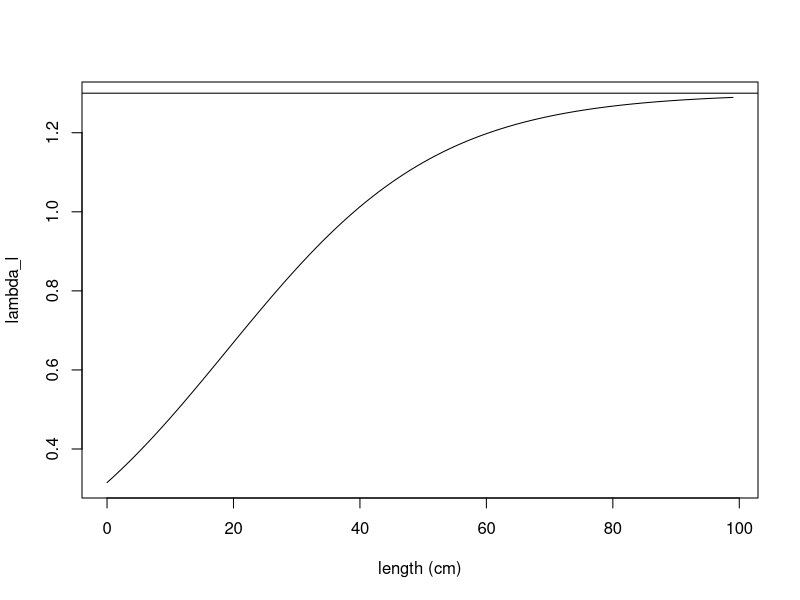
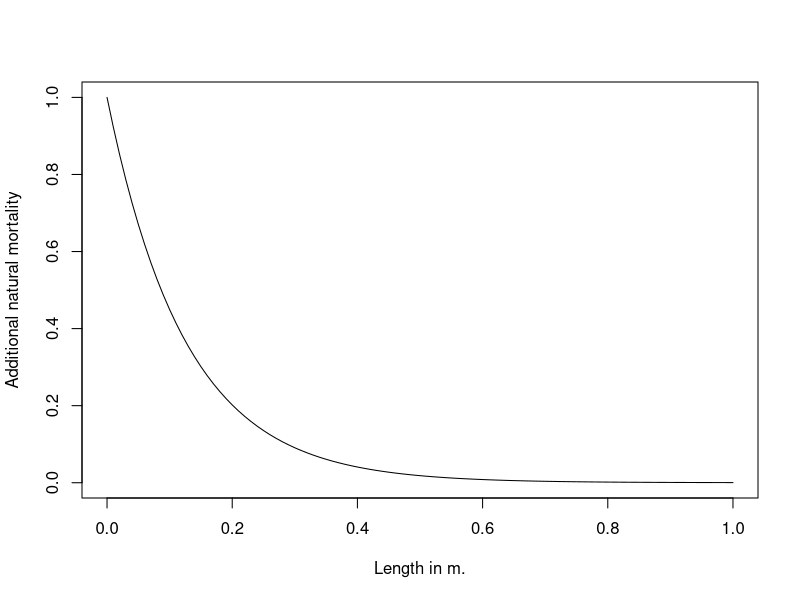
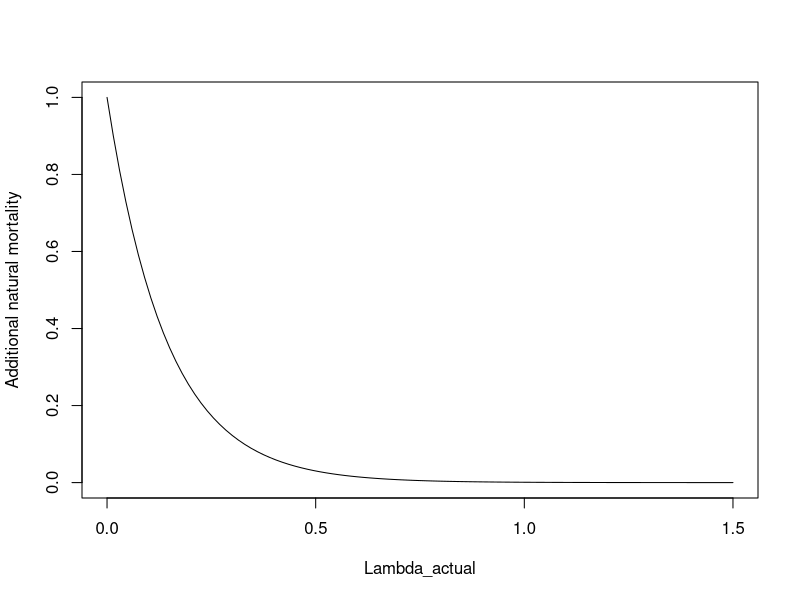
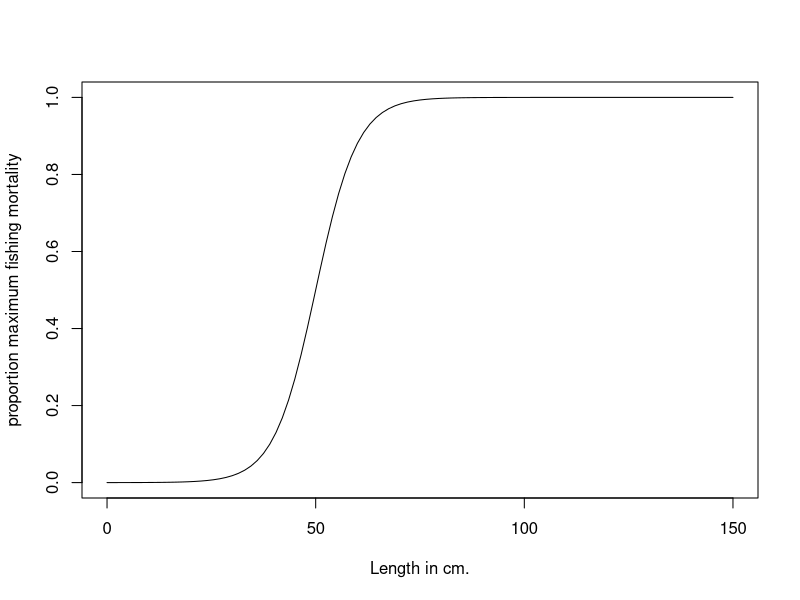

Write the R code that produced these figures, in order. (Note: a time limit stopped this script after it produced the figures.)
## ---- chunk 1
knitr::opts_chunk$set(echo = TRUE)
## ---- chunk 2
ratios <- vector(mode="numeric", length=25)
r =6
# In meters
a_bar = 0.2
lambda_min=0

lambda_max=1.3

for (i in 1:100) {
  ratios[i] <- lambda_min + (lambda_max-lambda_min)*(exp(r*((i/100)-a_bar)))/(1+exp(r*((i/100)-a_bar)))
}
plot(0:(length(ratios)-1), ratios, xlab="length (cm)", ylab="lambda_l", type="l")
abline(h=1.3)
## ---- chunk 3
curve(exp(-8*x), from =0, to=1, xlab="Length in m.", ylab="Additional natural mortality")
curve(exp(-7*x), from =0, to=1.5, xlab="Lambda_actual", ylab="Additional natural mortality")
## ---- chunk 4
curve(1/(1+exp(-0.2*(x - 50))), from =0, to=150, xlab="Length in cm.", ylab="proportion maximum fishing mortality")
## ---- chunk 5
genotype1r = 6
genotype2r = 10
genotype1w = 0.674
genotype2w = 0.674

# Set longevity of the fish species, runtime of the model, and number of distinct genotypes
longevity_days = 9125
# set runtime to any arbitrary desired value, in units of days
runtime_days = 130*365
genotypes = 2
# Setting the length of the timestep in days
timescale= 91.25
# Setting run time and longevity to units of time steps
runtime = round(runtime_days/timescale)
longevity = round(longevity_days/timescale)

# How long to run model for convergence before addition of genetic diversity
# in units of days
add_genotypes = 33440

initialize_pop_matrices <- function(longevity, runtime, genotype) {
  # Initialize matrix of columns (years) and rows (age classes)
  # Multiplied by 3 because we'll be storing cohorts' reproductive biomass and lengths 
  age_dist=matrix(0L, nrow=longevity*3, ncol=runtime+1)
  # Add (arbitrarily) 10000 individuals to age=10 to start with
  age_dist[round(3650/timescale), 1] = 10000
  return(age_dist)
}

# Generate a matrix for each genotype
for (g in 1:genotypes) {
  assign(paste("age_dist_",g,sep=""),initialize_pop_matrices(longevity, runtime, g),envir = .GlobalEnv)
}

# Set parameters
# Need to add density dependence
# The steepness of the increase in the ratio lambda (reversible over structural mass)
r = 6
# The length at which the increasing function of lambda reaches its inflection point
l_bar = 0.2
# Scaling parameter for obtaining structural mass from standard length
c_1 = 5787
# Multiplier for obtaining overall yearly energy intake as a function of structural mass
p_0 = 0.1*timescale
# Exponent for obtaining overall yearly energy intake as a function of structural mass
p_1 = 2/3
# Maximum ratio lambda (reversible over structural mass) a fish can attain over its life
lambda_max = 1.3
# Minimum ratio lambda a fish can attain over its life
lambda_min = 0
# Multiplier for obtaining cost of maintenance of structural mass
c_S = 0.003*timescale
# Multiplier for obtaining cost of maintenance of reversible mass
c_E = 0.0003*timescale
# Efficiency with which energy is converted into reversible mass
e_E = 0.9
# Efficiency with which energy is converted to structural mass
e_S = (1/3)
# Multiplier and exponent for the cost of reproduction (in grams)
r_0 = 6
r_1 = 0.6
# Effectively, reproductive investment (fraction of reversible mass devoted to reproduction)
w= 0.674
# Instantaneous base mortality rate
m = log(0.9995^timescale)*(-1)
# Instantaneous fishing mortality
Fishing = 0
# Ricker
alpha = 8.44e-09
b = 4.43e-15
# Parameter setting size-selection ogive steepness
q_f = 0.2
# Minimum catch size for the species (in meters)
mincatchsize = 0.5
# Total population biomass
b_t=0
# Increased natural mortality rate at E/S = 0 or S = 0 
m_max=log(0.994^timescale)*(-1)
# Egg packing constant
packing = 4.45e6
# Parameter for exponential decline in condition-dependent mortality with improved body condition
z_c=7
# Parameter for exponential decline in predation mortality with increased body length
z_p=8
# Resource density
RD = 300000000
# Consumption with resource density half-saturation constant
K_RD = 1000000
# Variability in resource
sd_RD = 0.1

# GROWTH FUNCTIONS

# For obtaining structural mass
structural_mass <- function(l) {
  return(c_1*(l)^3)
}

# Calculate the instrinsic length-dependent E/S ratio that the fish is trying to attain
intrinsic_lambda <- function(l, l_bar, r, lambda_min, lambda_max) {
  return(lambda_min + (lambda_max-lambda_min)*(exp(r*(l-l_bar)))/(1+exp(r*(l-l_bar))))
}

# Energy intake for the fish per year, dependent on fish structural biomass
size_dependent_energy_intake <- function(S, p_0, p_1) {
  return(p_0*(S)^(p_1)*max(rnorm(1,1,sd=sd_RD),0)*(RD/(K_RD+RD)))
}

# Calculate the cost of the year of maintaining current structural and reversible biomass
maintenance_cost <- function(S, E, c_S, c_E) {
  return(c_S*S + c_E*E)
}

# Function for calculating a new, reduced level of reversible biomass, if net energy intake is negative
negative_p_net <- function(E, p_net, e_E) {
  if (p_net < 0) {
    return(E + (p_net/e_E))}
}

# Calculate the amount of energy needed to raise the R/S ratio to the length-dependent maximum
p_E_raising_lambda <- function(lambda_a, S, E) {
  return((lambda_a*S - E))
}

# Calculating proportion of any remaining energy to be converted to structural mass, to maintain R/S
remaining_energy_allocation <- function(e_S, e_E, lambda_a) {
  return((lambda_a*e_S)/(lambda_a*e_S + e_E))
}

# Obtain R and S for a cohort prior to its reproduction (or failure to reproduce) that year
get_pre_reproductive_size <- function(E_past, l_past, a) {
  S_past = structural_mass(l_past)
  lambda_a = intrinsic_lambda(l_past, l_bar, r, lambda_min, lambda_max)
  p_net = size_dependent_energy_intake(S_past, p_0, p_1) - maintenance_cost(S_past, E_past, c_S, c_E)
  if (p_net < 0) {
    E <- max(0,negative_p_net(E, p_net, e_E))
  }
  if (p_net >= 0 & lambda_a > (E_past/S_past)) {
    # Gives amount of grams needed to raise E/S to lambda_l - not taking efficiency into account yet
    p_E = p_E_raising_lambda(lambda_a, S_past, E_past)
    if ((p_E/e_E - p_net) >=0) {
      E_past = p_net*e_E + E_past
      p_net = 0
    }
    if ((p_E/e_E - p_net) <0) {
      E_past = p_E + E_past
      p_net = p_net - p_E/e_E
    }
  }
  if (p_net >= 0) {
    E = E_past + remaining_energy_allocation(e_S, e_E, lambda_a)*e_E*p_net
    S = S_past + (1-remaining_energy_allocation(e_S, e_E, lambda_a))*e_S*p_net
  }
  l = (S/c_1)^(1/3)
  output <- c(E,l)
  return(output)
}

# REPRODUCTION FUNCTIONS

# Calculate spawning stock biomass
fecundity <- function(ages, t, age_dist, g) {
  # Parameterizing genotypes
  if (t >= round(add_genotypes/timescale)) {
    w=0.674
    # Genotype parameterization
    if (g==1) {
      w=genotype1w
    }
    if (g==2) {
      w=genotype2w
    }
  }
  fecundity = 0
  for (a in ages) {
    if ((w*age_dist[a+(longevity),t]-(r_0*structural_mass(age_dist[a+(2*longevity),t]))^(r_1))>0) {
      fecundity = fecundity + (w*age_dist[a+(longevity),t]-(r_0*structural_mass(age_dist[a+(2*longevity),t]))^(r_1))*age_dist[a,t]
      age_dist[a+(longevity),t] = age_dist[a+(longevity),t] - w*age_dist[a+(longevity),t]
    }
  }
  # Convert from g. to kg.
  fecundity = fecundity/1000
  # Convert from kg. to fecundity
  fecundity = fecundity*(packing)
  assign(paste("age_dist_",g,sep=""),age_dist, envir = .GlobalEnv) 
  return(fecundity)
}

# Calculate total population biomass
biomass_t <- function(ages, t) {
  for (a in ages) {
    b_t = b_t + age_dist[a, t-1]*(structural_mass(age_dist[a+(2*longevity),t-1]))
  }
  return(b_t)
}

# Density dependent recruitment for this year
recruitment <- function(age, ages, t) {
  egg_production_total = 0
  for (g in 1:genotypes) {
    egg_production_total = egg_production_total + fecundity(ages, t, get(paste("age_dist_",g,sep="")),g)
  }
  relative_recruitment = vector(mode="numeric", length=genotypes)
  for (g in 1:genotypes) {
    relative_recruitment[g] = fecundity(ages, t, get(paste("age_dist_",g,sep="")),g)/egg_production_total
  }
  if (age==0) {
    N_0 = alpha * egg_production_total * exp(-b*egg_production_total)
    # Converting from thousands recruits to recruits, dividing by 2 because Ricker makes both male and female fish
    N_0 = N_0 * 1000
    N_0 = N_0/2
  }
  for (g in 1:genotypes) {
    age_dist = get(paste("age_dist_",g,sep=""))
    age_dist[1,t] = N_0*relative_recruitment[g]
    assign(paste("age_dist_",g,sep=""),age_dist, envir = .GlobalEnv) 
  }
}

# Add new recruits, and change the reproducing cohorts' amount of reversible mass
reproduce <- function(ages, t) {
  if (t>1) {
    recruitment(0, ages, t)
  }
}

# MORTALITY FUNCTIONS

# Fishing mortality is size selective
selective_mortality <- function(length) {
  1 / (1 + exp(-q_f*(length - mincatchsize)*100))
}

# Mortality drops as E/S increases, as S increases
mortality <- function(age) {
  lambda <- ((age_dist[age+(longevity),t]))/structural_mass(age_dist[age+(2*longevity),t])
  length = age_dist[age+(2*longevity),t]
  if (age < longevity) {
    N_t = age_dist[age-1,t-1]*exp( -m + -Fishing*selective_mortality(length) - m_max*exp(-z_c*lambda) - (m_max-m)*exp(-z_p*length) )
  }
  if (age == longevity) {
    N_t = age_dist[age-1,t-1]*exp( -m + -Fishing*selective_mortality(length) - m_max*exp(-z_c*lambda) - (m_max-m)*exp(-z_p*length))
    N_t = age_dist[age,t-1]*exp( -m + -Fishing*selective_mortality(length) - m_max*exp(-z_c*lambda) - (m_max-m)*exp(-z_p*length))
  }
  return(N_t)
}

# Calculate lengths (and reversible masses) at each age for the model with no density dependence
lengths_at_t1 <- function(genotypes) {
  t=1
  for (g in 1:genotypes) {
    age_dist = get(paste("age_dist_",g,sep=""))
    age_dist[1+(longevity), 1] = 0.3066
    age_dist[1+2*(longevity), 1] = 0.0493
    for (i in 2:longevity) {
      new_E_l = get_pre_reproductive_size(age_dist[i-1+(longevity), 1],age_dist[i-1+2*(longevity), 1], i-1)
      age_dist[i+(longevity), 1] = new_E_l[1]
      age_dist[i+(2*longevity), 1] = new_E_l[2]
      if ((w*age_dist[i+(longevity),t]-(r_0*structural_mass(age_dist[i+(2*longevity),t]))^(r_1))>0)
      {
       age_dist[i+(longevity),t] = age_dist[i+(longevity),t] - w*age_dist[i+(longevity),t]*(timescale/365) 
      }
    }
    assign(paste("age_dist_",g,sep=""),age_dist, envir = .GlobalEnv) 
  }
}  

# Initialize lengths and reversible masses for ages
lengths_at_t1(genotypes)

# Run the model
for (t in 2:runtime) {
  b_t=0
  if (t == round(add_genotypes/timescale)) {
    Fishing = log(exp(-0.2)^(1/(365/timescale)))*(-1)
  }
  for (genotype in 1:genotypes) {
    age_dist = get(paste("age_dist_",genotype,sep=""))
    b_t = biomass_t(1:longevity, t)
    assign(paste("age_dist_",genotype,sep=""),age_dist, envir = .GlobalEnv) 
  }
  for (genotype in 1:genotypes) {
    
    # Parameterizing genotypes
    if (t >= round(add_genotypes/timescale)) {
      r=6
      # Genotype parameterization
      if (genotype==1) {
        # a_bar = 36.5
        r=genotype1r
      }
      if (genotype==2) {
        # a_bar = 365*2
        r=genotype2r
      }
    }
  
    age_dist = get(paste("age_dist_",genotype,sep=""))
    age_dist[1+(longevity), t] =  0.3066
    age_dist[1+2*(longevity), t] = 0.0493
    for (age in 2:longevity) {
      new_E_l = get_pre_reproductive_size(age_dist[age-1+(longevity), t-1],age_dist[age-1+2*(longevity), 1], age-1)
      age_dist[age+(longevity), t] = new_E_l[1]
      age_dist[age+(2*longevity), t] = new_E_l[2]
    
    # Mortality
    for (age in 2:longevity) {
      age_dist[age, t] <- mortality(age)
    }
    }
    assign(paste("age_dist_",genotype,sep=""),age_dist, envir = .GlobalEnv) 
  }
  if ((t%%round(365/timescale) == 0)) {
   reproduce(1:longevity, t) 
  }
}

### Analysis code

approach <- vector(mode="numeric", length=runtime)
for (i in 1:runtime) {
  for (j in 1:genotypes) {
    approach[i] <- approach[i]+ sum(get(paste("age_dist_", j, sep=""))[1:longevity,i])
  } 
}
# Plot population dynamics
plot(approach[seq(4,length(approach), by=4)], col="black", pch=19, type="l", ylab="Abundance",xlab="Time (3 months)")
approach <- vector(mode="numeric", length=runtime)
for (i in 1:runtime) {
  approach[i] <- sum(age_dist_1[1:longevity,i])
}
lines(approach[seq(4,length(approach), by=4)], col="red", pch=19, type="l")
cols <- c("orange","green","blue","purple")
for (j in 2:genotypes) {
  approach <- vector(mode="numeric", length=runtime)
  for (i in 1:runtime) {
    approach[i] <- sum(get(paste("age_dist_",j, sep=""))[1:longevity,i])
  }
  lines(approach[seq(4,length(approach), by=4)], col=cols[j-1], pch=19)
}
## ---- chunk 6
i_0 = 367
repro_vec = vector(length=longevity, mode="numeric")
survivor_vec = vector(length=longevity, mode="numeric")
w = genotype1w
r = genotype1r
age_dist <- age_dist_1
survivor_vec[1]<-age_dist[1,i_0+1]
repro_vec[1] <- 0
for (i in 2:longevity) {
  repro_vec[i] <- max(0, (w*age_dist[i+(longevity),i_0+i] - (r_0*structural_mass(age_dist[i+(2*longevity),i_0+i]))^(r_1)))
  survivor_vec[i] <- age_dist[i,i_0+i]/(survivor_vec[1])
}
survivor_vec_1 <- survivor_vec
repro_vec_1 <- repro_vec

i_0 = 367
repro_vec = vector(length=100, mode="numeric")
survivor_vec = vector(length=100, mode="numeric")
w = genotype2w
r = genotype2r
age_dist <- age_dist_2
survivor_vec[1]<-age_dist[1,i_0+1]
repro_vec[1] <- 0
for (i in 2:longevity) {
 repro_vec[i] <- max(0, (w*age_dist[i+(longevity),i_0+i] - (r_0*structural_mass(age_dist[i+(2*longevity),i_0+i]))^(r_1)))
 survivor_vec[i] <- age_dist[i,i_0+i]/(survivor_vec[1])
}
plot((survivor_vec[2:length(survivor_vec)])-(survivor_vec_1[2:length(survivor_vec_1)]), ylab="Survivorship of genotype 2 - genotype 1", main="Survivorship advantage/disadvantage of\ngenotype 2 over 1", xlab="Time")
plot(repro_vec-repro_vec_1, ylab="Reproduction of genotype 2 - genotype 1", main="Reproduction advantage/disadvantage of\ngenotype 2 over 1", xlab="Time")
